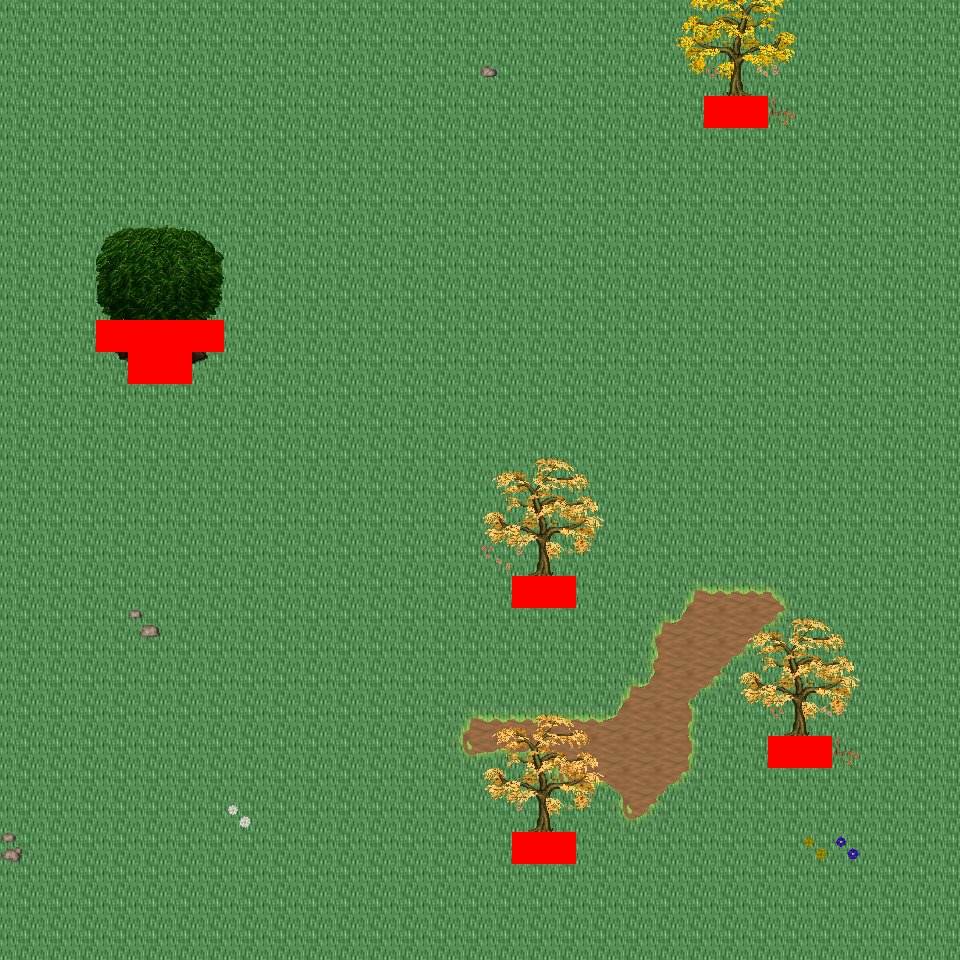

Rendered tile map (Tiled .tmx) drawn with the repository's tilesets; below, a short description and the map source with its tile grids summarised:
An orthogonal 30x30 tile map with 32x32 px tiles, 6 tile layers (Ground, Object, Object2, Above, ...), 24 tilesets and 4 objects (4x mapExit).

<map version="1.0" orientation="orthogonal" renderorder="right-down" width="30" height="30" tilewidth="32" tileheight="32" nextobjectid="5">
  <tileset firstgid="1" name="tileset_logic_collision" tilewidth="32" tileheight="32" tilecount="1" columns="1">
    <image source="../drawable/tileset_logic_collision.png" width="32" height="32" />
  </tileset>
  <tileset firstgid="2" name="tileset_ground_ground" tilewidth="32" tileheight="32" tilecount="33" columns="3">
    <image source="../drawable/tileset_ground_ground.png" width="96" height="352" />
  </tileset>
  <tileset firstgid="35" name="tileset_plant_tree_tree_darkgreen" tilewidth="32" tileheight="32" tilecount="88" columns="8">
    <image source="../drawable/tileset_plant_tree_tree_darkgreen.png" width="256" height="352" />
  </tileset>
  <tileset firstgid="123" name="tileset_logic_item_resources" tilewidth="32" tileheight="32" tilecount="6" columns="6">
    <image source="../drawable/tileset_logic_item_resources.png" width="192" height="32" />
  </tileset>
  <tileset firstgid="129" name="tileset_logic_creature_animal" tilewidth="32" tileheight="32" tilecount="32" columns="8">
    <image source="../drawable/tileset_logic_creature_animal.png" width="256" height="128" />
  </tileset>
  <tileset firstgid="161" name="tileset_plant_flower_daisy_blue" tilewidth="32" tileheight="32" tilecount="8" columns="2">
    <image source="../drawable/tileset_plant_flower_daisy_blue.png" width="64" height="128" />
  </tileset>
  <tileset firstgid="169" name="tileset_plant_flower_daisy_red" tilewidth="32" tileheight="32" tilecount="8" columns="2">
    <image source="../drawable/tileset_plant_flower_daisy_red.png" width="64" height="128" />
  </tileset>
  <tileset firstgid="177" name="tileset_plant_flower_daisy_white" tilewidth="32" tileheight="32" tilecount="8" columns="2">
    <image source="../drawable/tileset_plant_flower_daisy_white.png" width="64" height="128" />
  </tileset>
  <tileset firstgid="185" name="tileset_plant_flower_daisy_yellow" tilewidth="32" tileheight="32" tilecount="8" columns="2">
    <image source="../drawable/tileset_plant_flower_daisy_yellow.png" width="64" height="128" />
  </tileset>
  <tileset firstgid="193" name="tileset_building_thatched_roof_cottage2" tilewidth="32" tileheight="32" tilecount="20" columns="4">
    <image source="../drawable/tileset_building_thatched_roof_cottage2.png" width="128" height="160" />
  </tileset>
  <tileset firstgid="213" name="tileset_building_thatched_roof_cottage1" tilewidth="32" tileheight="32" tilecount="20" columns="4">
    <image source="../drawable/tileset_building_thatched_roof_cottage1.png" width="128" height="160" />
  </tileset>
  <tileset firstgid="233" name="tileset_logic_creature_elemental" tilewidth="32" tileheight="32" tilecount="16" columns="8">
    <image source="../drawable/tileset_logic_creature_elemental.png" width="256" height="64" />
  </tileset>
  <tileset firstgid="249" name="tileset_item_campfires" tilewidth="32" tileheight="32" tilecount="2" columns="2">
    <image source="../drawable/tileset_item_campfires.png" width="64" height="32" />
  </tileset>
  <tileset firstgid="251" name="tileset_furniture_light_flames" tilewidth="32" tileheight="32" tilecount="6" columns="6">
    <image source="../drawable/tileset_furniture_light_flames.png" width="192" height="32" />
  </tileset>
  <tileset firstgid="257" name="tileset_item_firewood" tilewidth="32" tileheight="32" tilecount="12" columns="3">
    <image source="../drawable/tileset_item_firewood.png" width="96" height="128" />
  </tileset>
  <tileset firstgid="269" name="tileset_plant_flower_bulbs" tilewidth="32" tileheight="32" tilecount="4" columns="1">
    <image source="../drawable/tileset_plant_flower_bulbs.png" width="32" height="128" />
  </tileset>
  <tileset firstgid="273" name="tileset_ground_grass_corners" tilewidth="32" tileheight="32" tilecount="24" columns="6">
    <image source="../drawable/tileset_ground_grass_corners.png" width="192" height="128" />
  </tileset>
  <tileset firstgid="297" name="tileset_ground_grass_edges" tilewidth="32" tileheight="32" tilecount="36" columns="12">
    <image source="../drawable/tileset_ground_grass_edges.png" width="384" height="96" />
  </tileset>
  <tileset firstgid="333" name="tileset_light_dim_yellow_light_5x5" tilewidth="32" tileheight="32" tilecount="25" columns="5">
    <image source="../drawable/tileset_light_dim_yellow_light_5x5.png" width="160" height="160" />
  </tileset>
  <tileset firstgid="358" name="tileset_plant_tree_fall_trees" tilewidth="32" tileheight="32" tilecount="40" columns="8">
    <image source="../drawable/tileset_plant_tree_fall_trees.png" width="256" height="160" />
  </tileset>
  <tileset firstgid="398" name="tileset_plant_leaves" tilewidth="32" tileheight="32" tilecount="8" columns="4">
    <image source="../drawable/tileset_plant_leaves.png" width="128" height="64" />
  </tileset>
  <tileset firstgid="406" name="tileset_ground_grass_2" tilewidth="32" tileheight="32" tilecount="21" columns="3">
    <image source="../drawable/tileset_ground_grass_2.png" width="96" height="224" />
  </tileset>
  <tileset firstgid="427" name="tileset_ground_rock_pebbles" tilewidth="32" tileheight="32" tilecount="3" columns="1">
    <image source="../drawable/tileset_ground_rock_pebbles.png" width="32" height="96" />
  </tileset>
  <tileset firstgid="430" name="tileset_logic_creature_fowl" tilewidth="32" tileheight="32" tilecount="6" columns="6">
    <image source="../drawable/tileset_logic_creature_fowl.png" width="192" height="32" />
  </tileset>
  <layer name="Ground" width="30" height="30">
    <data>[900 cells, 900 non-empty, 2 distinct tile ids]</data>
  </layer>
  <layer name="Object" width="30" height="30">
    <data>[900 cells, 56 non-empty, 29 distinct tile ids]</data>
  </layer>
  <layer name="Object2" width="30" height="30">
    <data>[900 cells, 21 non-empty, 8 distinct tile ids]</data>
  </layer>
  <layer name="Above" width="30" height="30">
    <data>[900 cells, 72 non-empty, 40 distinct tile ids]</data>
  </layer>
  <layer name="Above2" width="30" height="30">
    <data>[900 cells, 0 non-empty, 0 distinct tile ids]</data>
  </layer>
  <layer name="Walkable" width="30" height="30">
    <data>[900 cells, 14 non-empty, 1 distinct tile ids]</data>
  </layer>
  <objectgroup name="MapEvents">
    <object id="1" name="north" type="mapExit" x="0" y="0" width="960" height="32">
      <properties>
        <property name="map" value="level_0_x3_y27" />
        <property name="x" value="0" />
        <property name="y" value="28" />
      </properties>
    </object>
    <object id="2" name="south" type="mapExit" x="0" y="928" width="960" height="32">
      <properties>
        <property name="map" value="level_0_x3_y29" />
        <property name="x" value="0" />
        <property name="y" value="1" />
      </properties>
    </object>
    <object id="3" name="west" type="mapExit" x="0" y="0" width="32" height="960">
      <properties>
        <property name="map" value="level_0_x2_y28" />
        <property name="x" value="28" />
        <property name="y" value="0" />
      </properties>
    </object>
    <object id="4" name="east" type="mapExit" x="928" y="0" width="32" height="960">
      <properties>
        <property name="map" value="level_0_x4_y28" />
        <property name="x" value="1" />
        <property name="y" value="0" />
      </properties>
    </object>
  </objectgroup>
</map>
